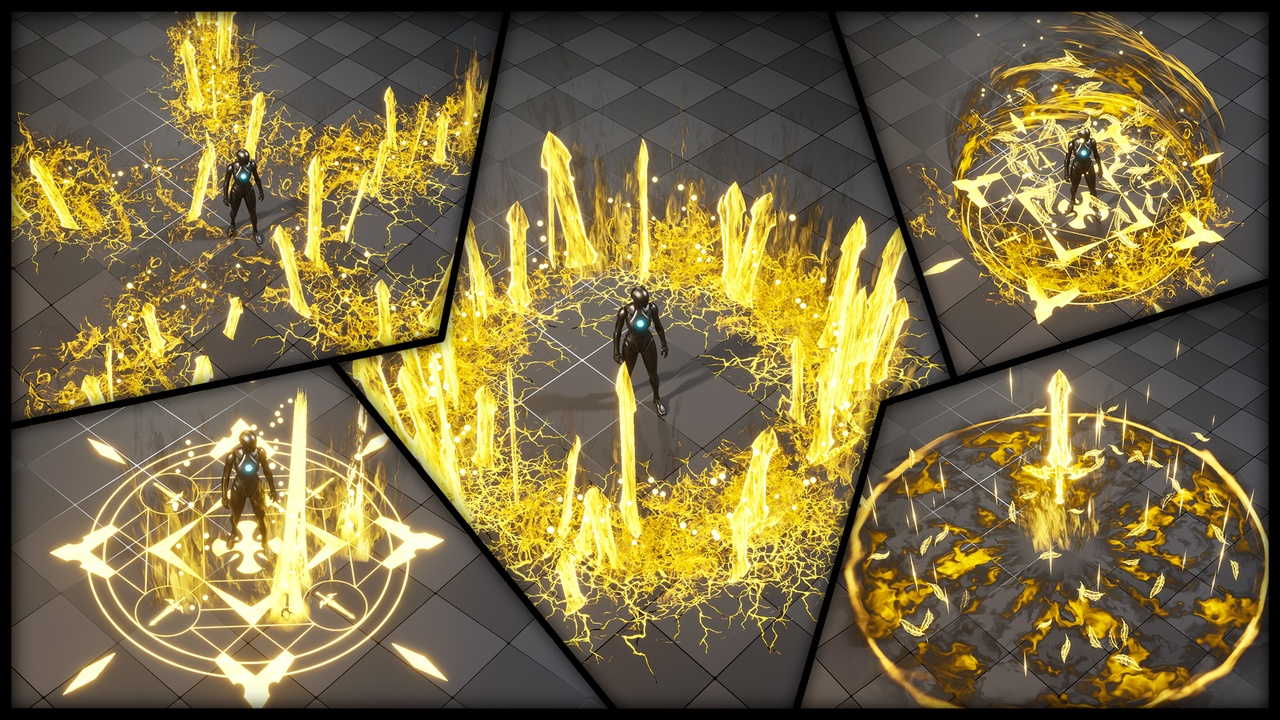
#> input picture tests/72538c5f-8b27-473b-b798-a0c1f5177b38.jpg, 1280 x 720 px, given in place of shot_human_starter_front.png, which was not available
$ python mid_armor_sheet.py ../../tests out.png
#> lines starting #> are read from the running program, lines starting #| are printed output that depends on the picture
"""Contact sheets for the mid armour review: build/mid/shot_*.png -> one sheet per race (starter row over mid row, front/side/back)."""
import os, sys
from PIL import Image
D = sys.argv[1] if len(sys.argv) > 1 else "build/mid"
OUT = sys.argv[2] if len(sys.argv) > 2 else D
for race in ["human", "viking", "elf", "runeborn"]:
    sheet = Image.new("RGB", (900, 900), (150, 160, 140))
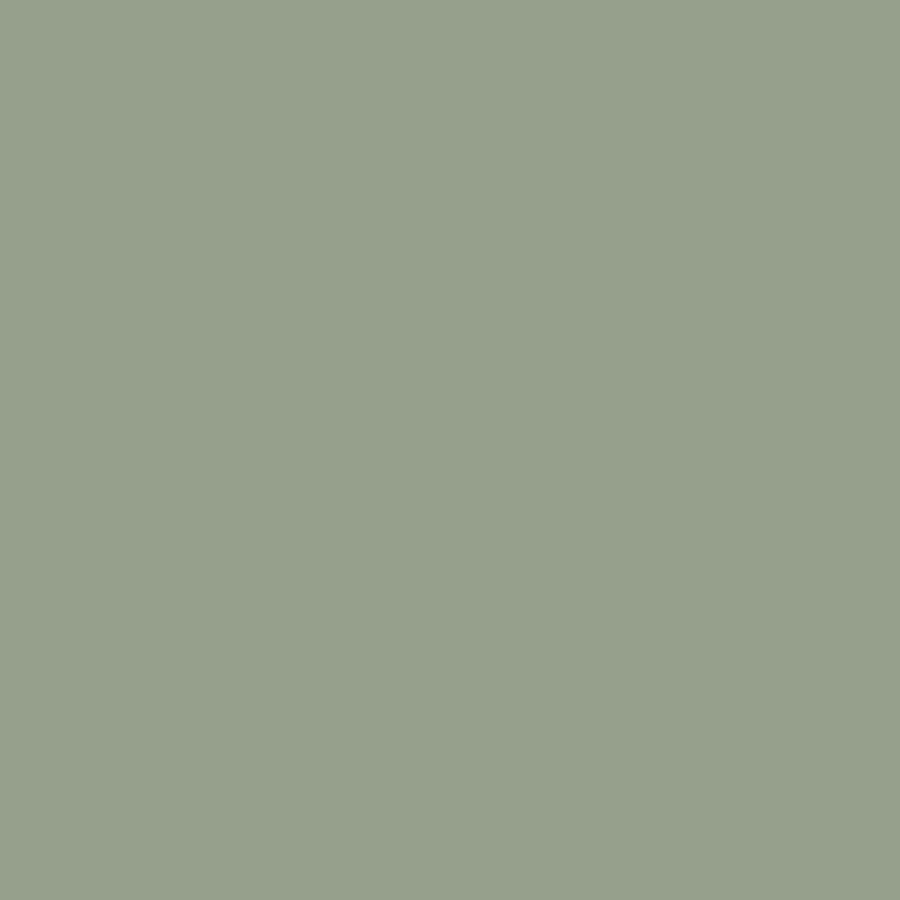
#> sheet: PIL image 900x900 RGB; mean R, G, B 150, 160, 140
    for r, tier in enumerate(["starter", "mid"]):
        for c, view in enumerate(["front", "side", "back"]):
            im = Image.open(os.path.join(D, "shot_%s_%s_%s.png" % (race, tier, view))).convert("RGBA")
            bg = Image.new("RGBA", im.size, (150, 160, 140, 255)); bg.alpha_composite(im)
#> after `bg = Image.new('RGBA', im.size, (150, 160, 140, 255))`:
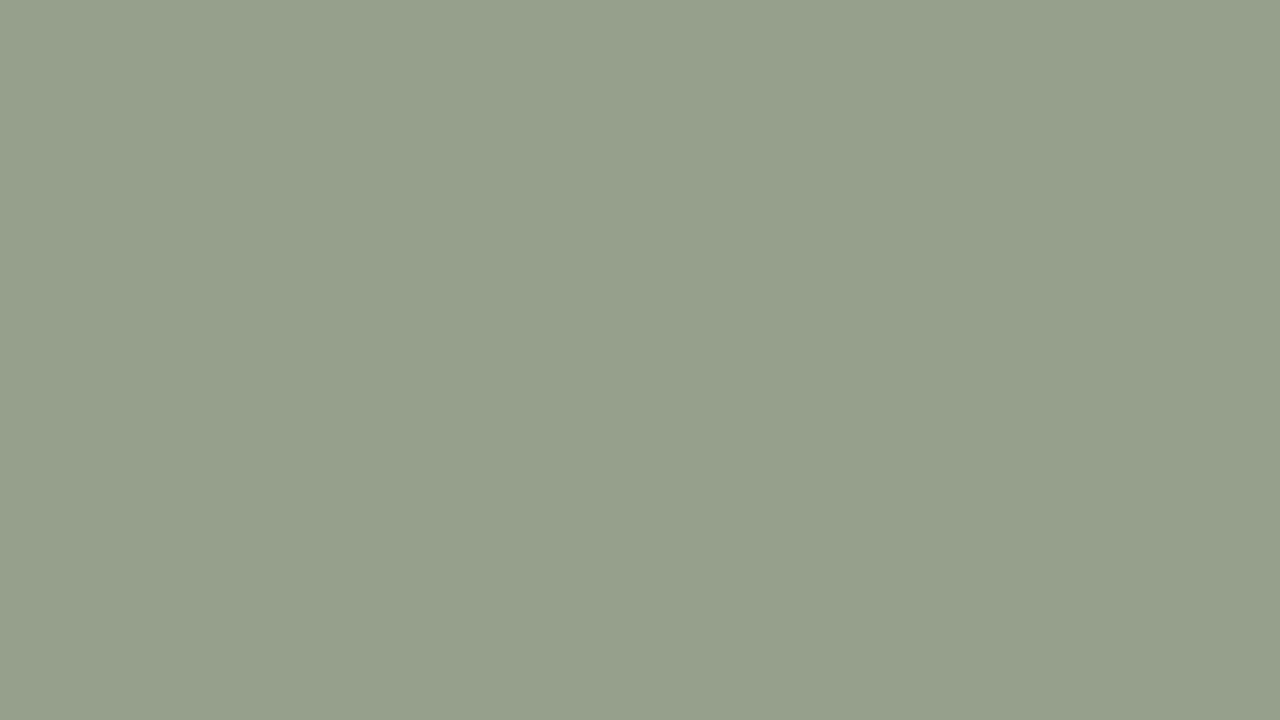
#> bg: PIL image 1280x720 RGBA; mean R, G, B, A 150, 160, 140, 255
            sheet.paste(bg.convert("RGB"), (c * 300, r * 450))
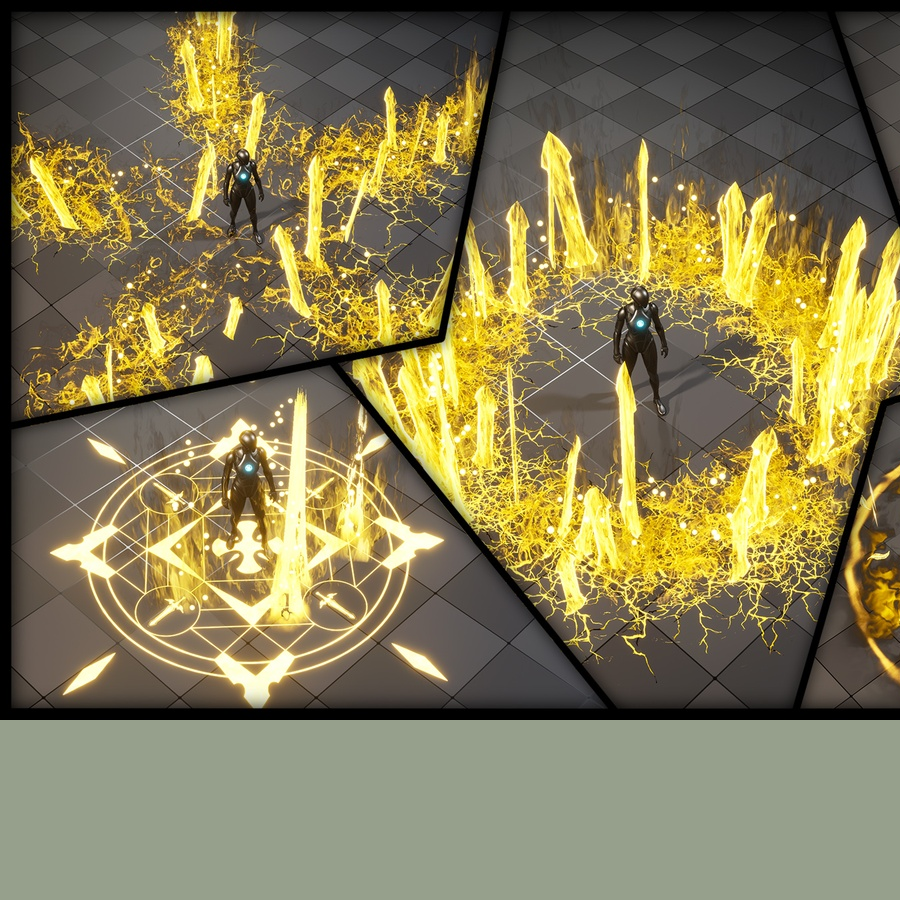
#> sheet: PIL image 900x900 RGB; mean R, G, B 132.3, 123.4, 84.4
#> (the run stopped early here; a loop or call above may not have finished)
